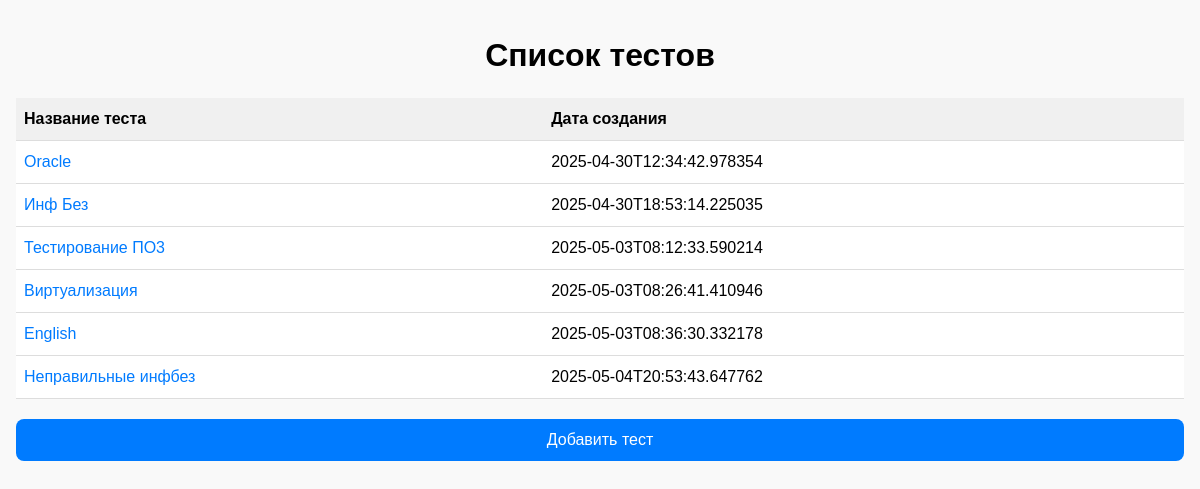
Before: / with the older database file.
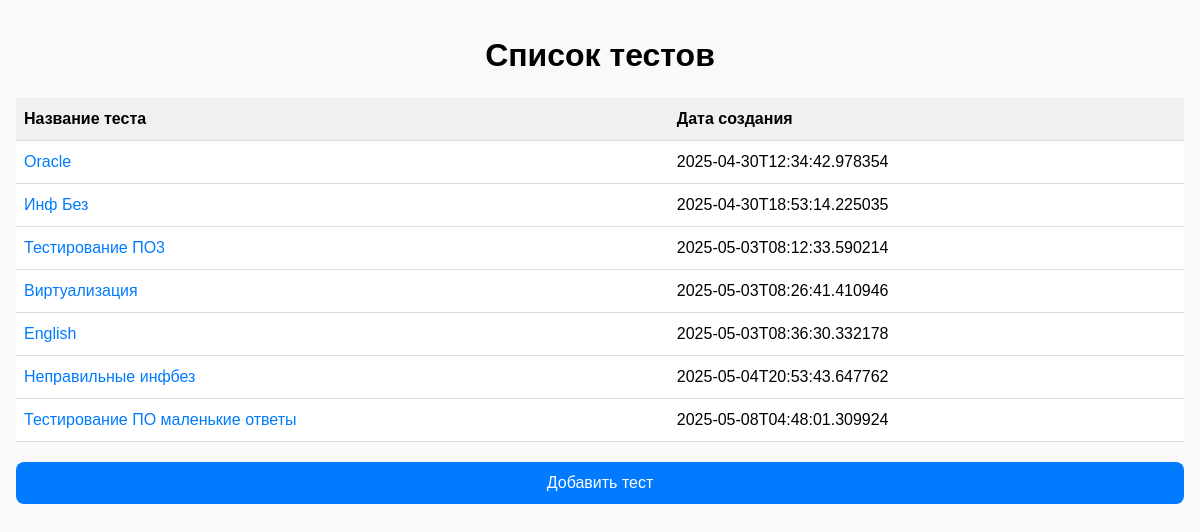
After: the same page with the newer database file.
### tables this page shows
CREATE TABLE tests (
        id INTEGER PRIMARY KEY AUTOINCREMENT,
        name TEXT NOT NULL,
        created_at TEXT NOT NULL
    );

### app.py (the view)
@app.route("/", methods=["GET"])
def index():
    conn = sqlite3.connect(app.config["DATABASE"])
    c = conn.cursor()
    c.execute("SELECT id, name, created_at FROM tests")
    tests = c.fetchall()
    conn.close()
    return render_template("index.html", tests=tests)

### templates/index.html (shortened to what this page needs)
<!doctype html>
<html>
<head>
</head>
<body>
    <h1>Список тестов</h1>
    <table>
        <thead>
            <tr>
                <th>Название теста</th>
                <th>Дата создания</th>
            </tr>
        </thead>
        <tbody>
            {% for test in tests %}
                <tr>
                    <td data-label="Название теста">
                        <a href="{{ url_for('take_test_html', test_id=test[0]) }}">{{ test[1] }}</a>
                    </td>
                    <td data-label="Дата создания">{{ test[2] }}</td>
                </tr>
            {% endfor %}
        </tbody>
    </table>
    <a href="{{ url_for('upload') }}"><button>Добавить тест</button></a>
</body>
</html>

### templates/index.html (style rules this page uses)
body { font-family: Arial, sans-serif; margin: 0; padding: 16px; background-color: #f9f9f9; }
h1 { text-align: center; margin-bottom: 24px; }
table { width: 100%; border-collapse: collapse; background-color: white; }
th, td { padding: 12px 8px; border-bottom: 1px solid #ddd; text-align: left; }
th { background-color: #f0f0f0; }
a { color: #007bff; text-decoration: none; }
button { display: block; width: 100%; padding: 12px; font-size: 16px; background-color: #007bff; color: white; border: none; border-radius: 8px; margin-top: 20px; }

Changed rows visible on the page:
added tests: name "Тестирование ПО маленькие ответы", created_at "2025-05-08T04:48:01.309924"
